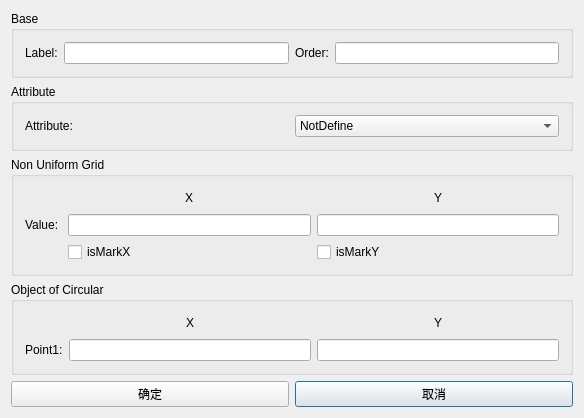
<?xml version="1.0" encoding="UTF-8"?>
<ui version="4.0">
 <class>Dialog</class>
 <widget class="QDialog" name="Dialog">
  <property name="geometry">
   <rect>
    <x>0</x>
    <y>0</y>
    <width>584</width>
    <height>355</height>
   </rect>
  </property>
  <property name="windowTitle">
   <string>Dialog</string>
  </property>
  <layout class="QGridLayout" name="gridLayout_3">
   <item row="4" column="1">
    <widget class="QPushButton" name="pb_cancel">
     <property name="text">
      <string>取消</string>
     </property>
    </widget>
   </item>
   <item row="4" column="0">
    <widget class="QPushButton" name="pb_ok">
     <property name="text">
      <string>确定</string>
     </property>
    </widget>
   </item>
   <item row="0" column="0" colspan="2">
    <widget class="QGroupBox" name="groupBox">
     <property name="title">
      <string>Base</string>
     </property>
     <layout class="QHBoxLayout" name="horizontalLayout">
      <item>
       <widget class="QLabel" name="label">
        <property name="text">
         <string>Label:</string>
        </property>
       </widget>
      </item>
      <item>
       <widget class="QLineEdit" name="le_name"/>
      </item>
      <item>
       <widget class="QLabel" name="label_2">
        <property name="text">
         <string>Order:</string>
        </property>
       </widget>
      </item>
      <item>
       <widget class="QLineEdit" name="le_order"/>
      </item>
     </layout>
    </widget>
   </item>
   <item row="2" column="0" colspan="2">
    <widget class="QGroupBox" name="groupBox_3">
     <property name="title">
      <string>Non Uniform Grid</string>
     </property>
     <layout class="QGridLayout" name="gridLayout">
      <item row="1" column="1" colspan="3">
       <widget class="QLineEdit" name="le_markx"/>
      </item>
      <item row="2" column="1" colspan="3">
       <widget class="QCheckBox" name="checkBox_isMarkX">
        <property name="text">
         <string>isMarkX</string>
        </property>
       </widget>
      </item>
      <item row="2" column="4" colspan="3">
       <widget class="QCheckBox" name="checkBox_isMarkY">
        <property name="text">
         <string>isMarkY</string>
        </property>
       </widget>
      </item>
      <item row="0" column="1">
       <spacer name="horizontalSpacer_2">
        <property name="orientation">
         <enum>Qt::Horizontal</enum>
        </property>
        <property name="sizeHint" stdset="0">
         <size>
          <width>40</width>
          <height>20</height>
         </size>
        </property>
       </spacer>
      </item>
      <item row="1" column="4" colspan="3">
       <widget class="QLineEdit" name="le_marky"/>
      </item>
      <item row="0" column="2">
       <widget class="QLabel" name="label_x">
        <property name="text">
         <string>X</string>
        </property>
       </widget>
      </item>
      <item row="1" column="0">
       <widget class="QLabel" name="label_4">
        <property name="text">
         <string>Value: </string>
        </property>
       </widget>
      </item>
      <item row="0" column="5">
       <widget class="QLabel" name="label_y">
        <property name="text">
         <string>Y</string>
        </property>
       </widget>
      </item>
      <item row="0" column="6">
       <spacer name="horizontalSpacer_4">
        <property name="orientation">
         <enum>Qt::Horizontal</enum>
        </property>
        <property name="sizeHint" stdset="0">
         <size>
          <width>40</width>
          <height>20</height>
         </size>
        </property>
       </spacer>
      </item>
      <item row="0" column="3">
       <spacer name="horizontalSpacer">
        <property name="orientation">
         <enum>Qt::Horizontal</enum>
        </property>
        <property name="sizeHint" stdset="0">
         <size>
          <width>40</width>
          <height>20</height>
         </size>
        </property>
       </spacer>
      </item>
      <item row="0" column="4">
       <spacer name="horizontalSpacer_3">
        <property name="orientation">
         <enum>Qt::Horizontal</enum>
        </property>
        <property name="sizeHint" stdset="0">
         <size>
          <width>40</width>
          <height>20</height>
         </size>
        </property>
       </spacer>
      </item>
     </layout>
    </widget>
   </item>
   <item row="3" column="0" colspan="2">
    <widget class="QGroupBox" name="groupBox_4">
     <property name="title">
      <string>Object of Circular</string>
     </property>
     <layout class="QGridLayout" name="gridLayout_2">
      <item row="0" column="6">
       <spacer name="horizontalSpacer_7">
        <property name="orientation">
         <enum>Qt::Horizontal</enum>
        </property>
        <property name="sizeHint" stdset="0">
         <size>
          <width>40</width>
          <height>20</height>
         </size>
        </property>
       </spacer>
      </item>
      <item row="1" column="4" colspan="3">
       <widget class="QLineEdit" name="le_point1_y"/>
      </item>
      <item row="0" column="2">
       <widget class="QLabel" name="label_9">
        <property name="text">
         <string>X</string>
        </property>
       </widget>
      </item>
      <item row="1" column="1" colspan="3">
       <widget class="QLineEdit" name="le_point1_x"/>
      </item>
      <item row="0" column="5">
       <widget class="QLabel" name="label_10">
        <property name="text">
         <string>Y</string>
        </property>
       </widget>
      </item>
      <item row="0" column="4">
       <spacer name="horizontalSpacer_6">
        <property name="orientation">
         <enum>Qt::Horizontal</enum>
        </property>
        <property name="sizeHint" stdset="0">
         <size>
          <width>40</width>
          <height>20</height>
         </size>
        </property>
       </spacer>
      </item>
      <item row="1" column="0">
       <widget class="QLabel" name="label_7">
        <property name="text">
         <string>Point1:</string>
        </property>
       </widget>
      </item>
      <item row="0" column="3">
       <spacer name="horizontalSpacer_5">
        <property name="orientation">
         <enum>Qt::Horizontal</enum>
        </property>
        <property name="sizeHint" stdset="0">
         <size>
          <width>40</width>
          <height>20</height>
         </size>
        </property>
       </spacer>
      </item>
      <item row="0" column="1">
       <spacer name="horizontalSpacer_9">
        <property name="orientation">
         <enum>Qt::Horizontal</enum>
        </property>
        <property name="sizeHint" stdset="0">
         <size>
          <width>40</width>
          <height>20</height>
         </size>
        </property>
       </spacer>
      </item>
     </layout>
    </widget>
   </item>
   <item row="1" column="0" colspan="2">
    <widget class="QGroupBox" name="groupBox_2">
     <property name="title">
      <string>Attribute</string>
     </property>
     <layout class="QGridLayout" name="gridLayout_4">
      <item row="0" column="0">
       <widget class="QLabel" name="label_3">
        <property name="text">
         <string>Attribute:</string>
        </property>
       </widget>
      </item>
      <item row="0" column="1">
       <widget class="QComboBox" name="cb_attribute">
        <item>
         <property name="text">
          <string>NotDefine</string>
         </property>
        </item>
        <item>
         <property name="text">
          <string>Conductor</string>
         </property>
        </item>
        <item>
         <property name="text">
          <string>Custom</string>
         </property>
        </item>
        <item>
         <property name="text">
          <string>Void</string>
         </property>
        </item>
       </widget>
      </item>
      <item row="1" column="0" colspan="2">
       <layout class="QHBoxLayout" name="Layout_custom"/>
      </item>
     </layout>
    </widget>
   </item>
  </layout>
 </widget>
 <layoutdefault spacing="6" margin="11"/>
 <resources/>
 <connections/>
</ui>
